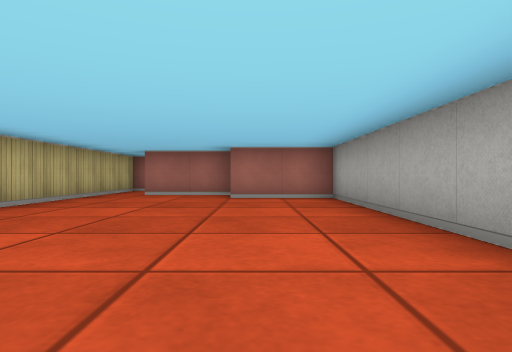
[1] (above)

24 first-person views from a walk through a cub3D ray-caster map. The camera is about half as high as the walls, looks level and sees 75° across. The floor is counted in squares. Each view is taken from the middle of a square. On the plan, view 1 faces up. The plan holds only what a view shows up to about 9 squares ahead; the rest is blank.

[2]
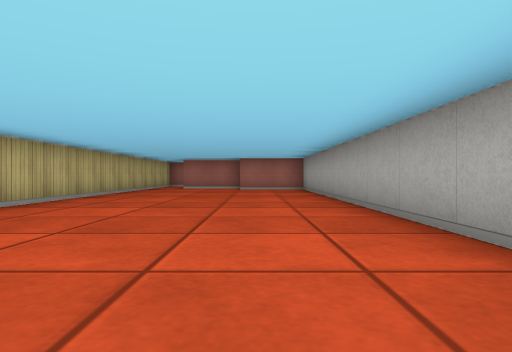

[3]
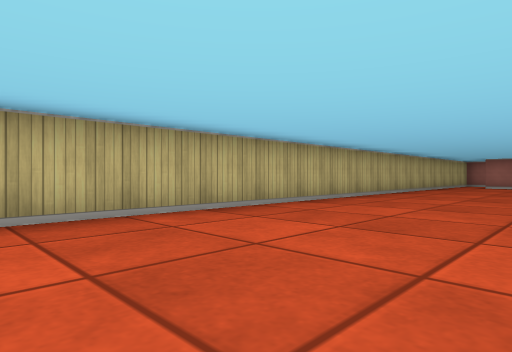

[4]
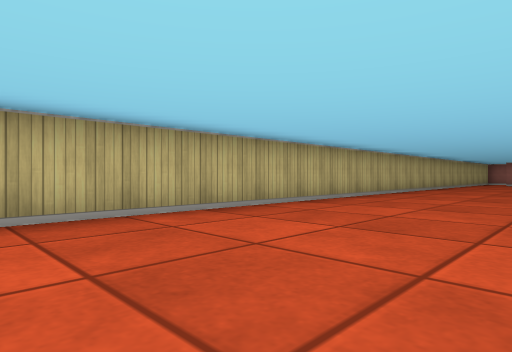

[5]
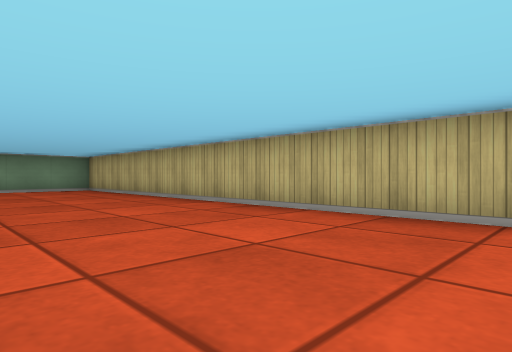

[6]
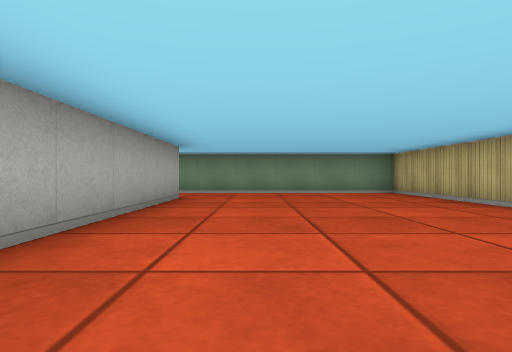

[7]
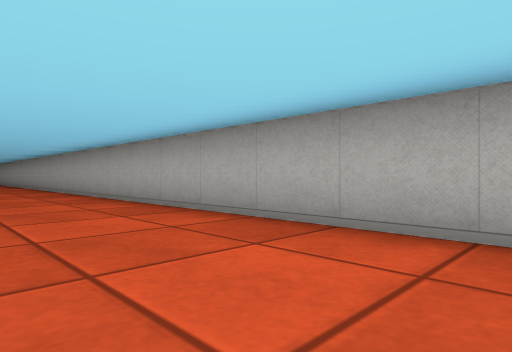

[8]
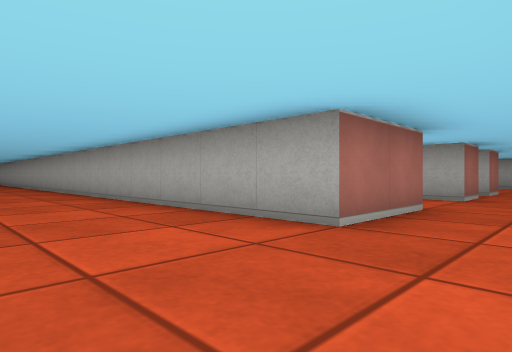

[9]
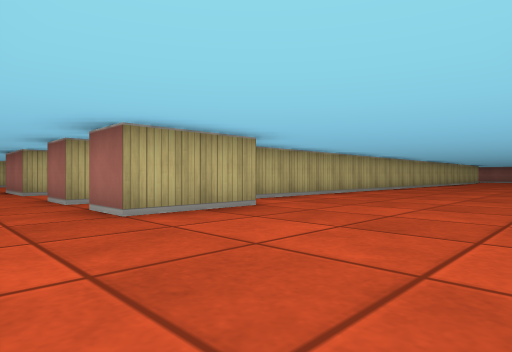

[10]
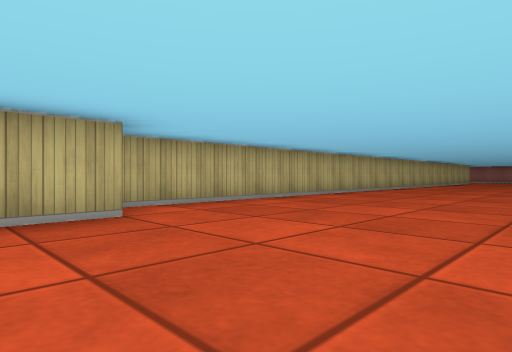

[11]
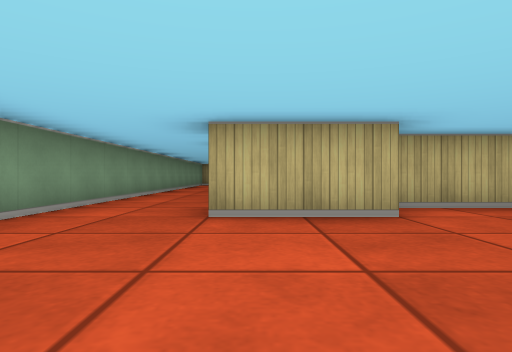

[12]
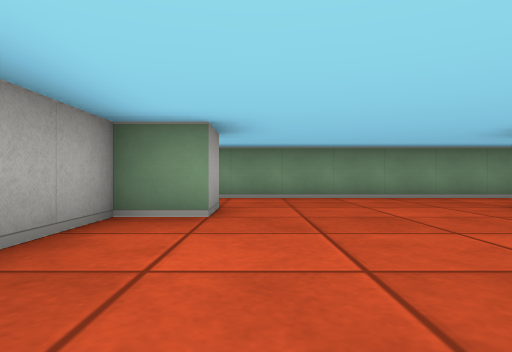

[13]
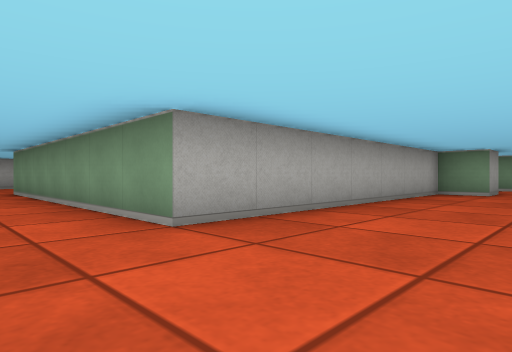

[14]
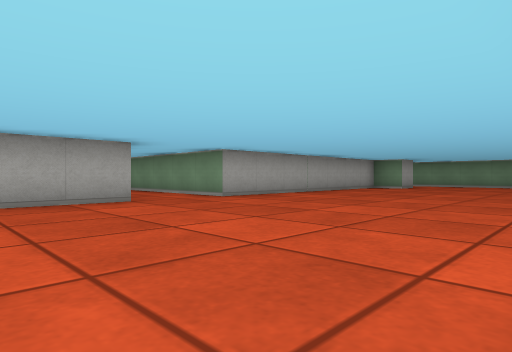

[15]
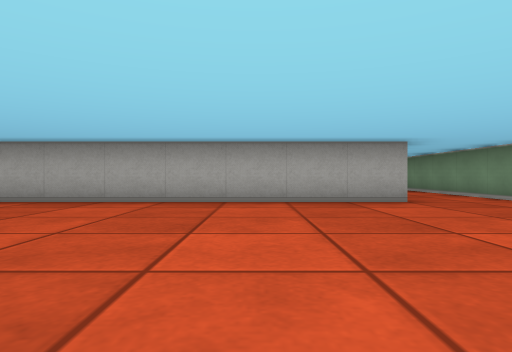

[16]
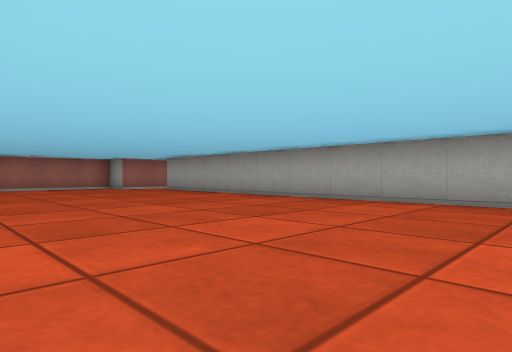

[17]
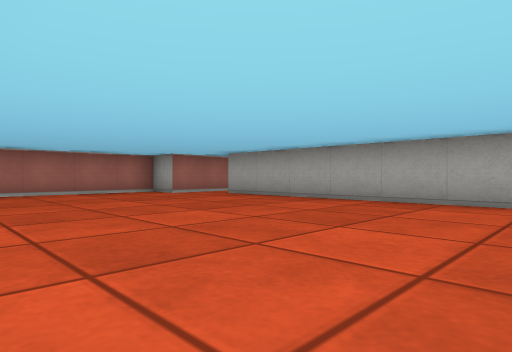

[18]
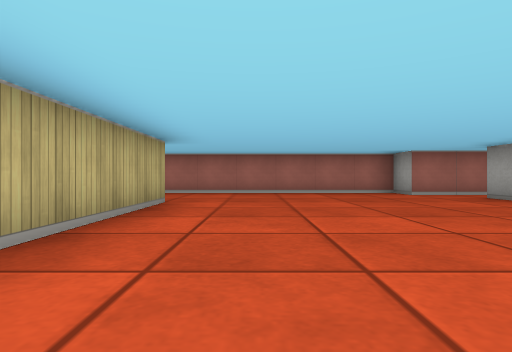

[19]
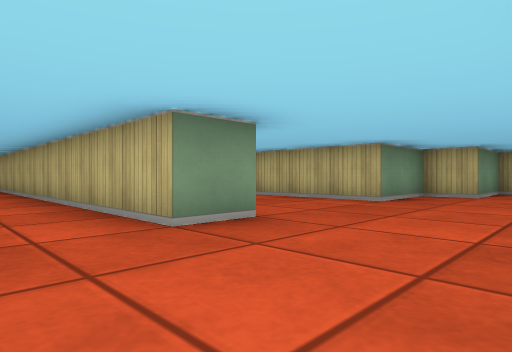

[20]
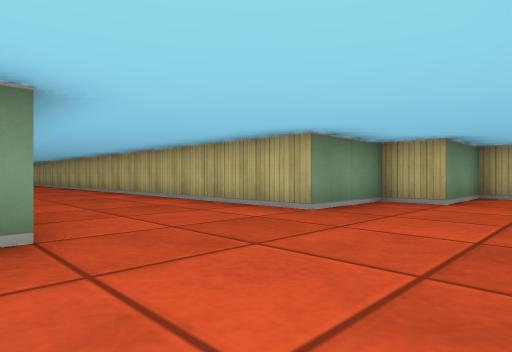

[21]
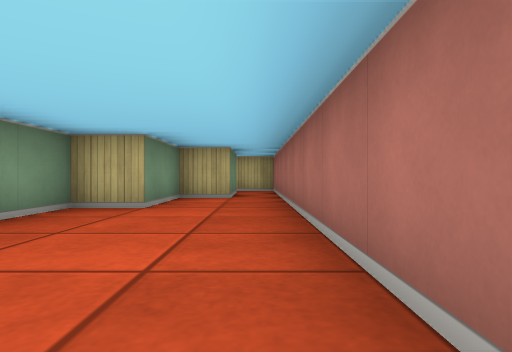

[22]
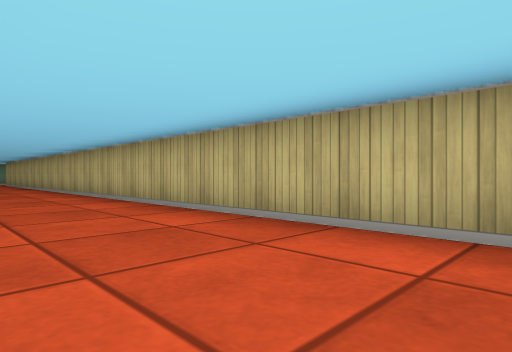

[23]
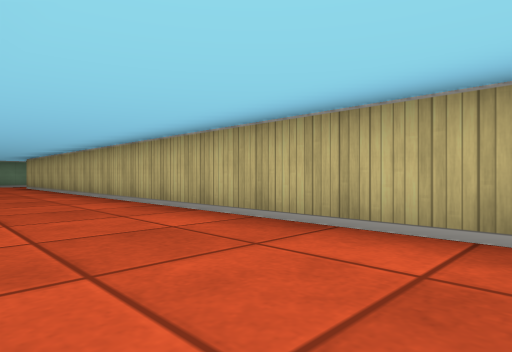

[24]
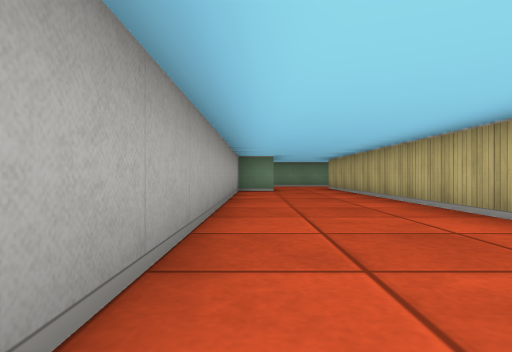

### Floor plan
Ten units are one square. View 1 is at (0, 0); x grows to the right and y downward. Boxes are objects, and circles mark ways between rooms. Rooms are numbered by the first view taken in them; rooms with no view inside come last. Other rooms are left out.
<svg viewBox="-40 -100 250 270">
<path fill="none" stroke="#000" d="M15 145 15 -65 -5 -65M-5 -75 -25 -75M-35 -75 -35 165 14 165M75 58 75 121M135 45 135 -75M65 119 65 36M85 125 85 145 75 145M65 145 55 145 55 138M65 -65 75 -65 75 22M125 145 125 135 135 135 135 65 205 65M35 140 35 145 15 145M142 -85 125 -85 125 -95 -6 -95M14 165 128 165M-5 -85 -5 -75 15 -75 15 -65 35 -65 35 120M-25 -85 -5 -85M-6 -95 -28 -95M-35 -90 -35 -75"/>
<circle cx="25" cy="155" r="3" fill="#2a7"/>
<circle cx="-30" cy="-80" r="3" fill="#2a7"/>
<circle cx="-10" cy="-90" r="3" fill="#2a7"/>
<text x="-10" y="50">1</text>
<text x="90" y="40">2</text>
<text x="-20" y="-90">3</text>
</svg>
Room 1 opens to room 2. Room 1 opens to room 3. Room 2 opens to room 3.

Where each view was taken, in squares from view 1:
view 1: 0 up, 0 right, facing up
view 2: 4 down, 0 right, facing up
view 3: 6 down, 0 right, facing up-left
view 4: 10 down, 0 right, facing up-left
view 5: 6 down, 0 right, facing down-left
view 6: 8 down, 0 right, facing down
view 7: 13 down, 1 left, facing up-right
view 8: 16 down, 1 left, facing up-right
view 9: 16 down, 12 right, facing up-left
view 10: 14 down, 12 right, facing up-left
view 11: 14 down, 12 right, facing left
view 12: 10 down, 12 right, facing down
view 13: 5 down, 11 right, facing down-right
view 14: 2 down, 8 right, facing down-right
view 15: 2 down, 8 right, facing right
view 16: 2 down, 8 right, facing up-right
view 17: 1 up, 8 right, facing up-right
view 18: 1 up, 9 right, facing up
view 19: 9 up, 9 right, facing down-left
view 20: 9 up, 7 right, facing down-left
view 21: 9 up, 6 right, facing left
view 22: 3 up, 6 right, facing down-left
view 23: 1 down, 6 right, facing down-left
view 24: 3 down, 6 right, facing down
